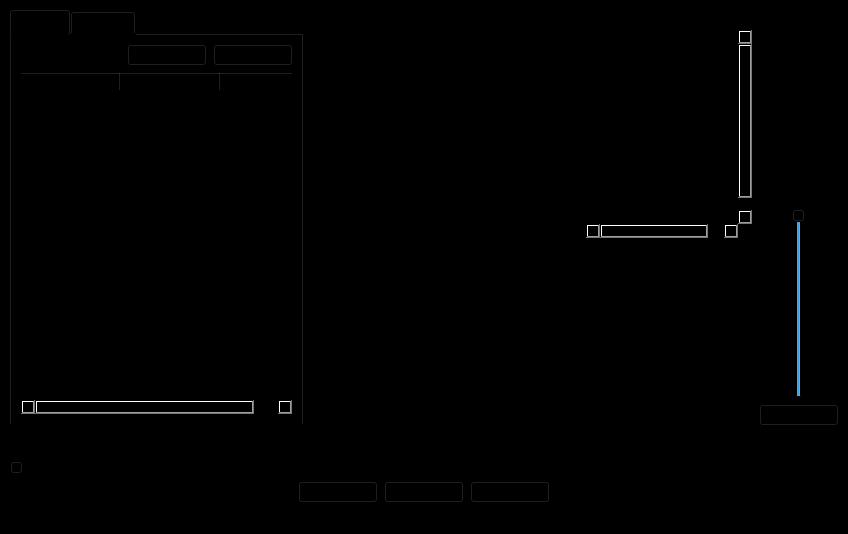
<?xml version="1.0" encoding="UTF-8"?>
<ui version="4.0">
 <class>MainWindow</class>
 <widget class="QMainWindow" name="MainWindow">
  <property name="geometry">
   <rect>
    <x>0</x>
    <y>0</y>
    <width>848</width>
    <height>534</height>
   </rect>
  </property>
  <property name="sizePolicy">
   <sizepolicy hsizetype="Minimum" vsizetype="Minimum">
    <horstretch>0</horstretch>
    <verstretch>0</verstretch>
   </sizepolicy>
  </property>
  <property name="windowTitle">
   <string>MainWindow</string>
  </property>
  <property name="styleSheet">
   <string notr="true">background-color: rgb(0, 0, 0);</string>
  </property>
  <widget class="QWidget" name="centralwidget">
   <layout class="QVBoxLayout" name="verticalLayout_7">
    <item>
     <layout class="QHBoxLayout" name="horizontalLayout_13">
      <item>
       <widget class="QTabWidget" name="tabWidget">
        <property name="currentIndex">
         <number>0</number>
        </property>
        <widget class="QWidget" name="Library">
         <attribute name="title">
          <string>Library</string>
         </attribute>
         <layout class="QGridLayout" name="gridLayout">
          <item row="0" column="0">
           <layout class="QHBoxLayout" name="horizontalLayout_3">
            <item>
             <widget class="QLineEdit" name="searchLibrary">
              <property name="sizePolicy">
               <sizepolicy hsizetype="Expanding" vsizetype="Minimum">
                <horstretch>0</horstretch>
                <verstretch>0</verstretch>
               </sizepolicy>
              </property>
             </widget>
            </item>
            <item>
             <layout class="QHBoxLayout" name="horizontalLayout_2">
              <item>
               <widget class="QPushButton" name="librarySortButton">
                <property name="sizePolicy">
                 <sizepolicy hsizetype="Minimum" vsizetype="Minimum">
                  <horstretch>0</horstretch>
                  <verstretch>0</verstretch>
                 </sizepolicy>
                </property>
                <property name="text">
                 <string>sort</string>
                </property>
               </widget>
              </item>
              <item>
               <widget class="QPushButton" name="libraryEditButton">
                <property name="sizePolicy">
                 <sizepolicy hsizetype="Minimum" vsizetype="Minimum">
                  <horstretch>0</horstretch>
                  <verstretch>0</verstretch>
                 </sizepolicy>
                </property>
                <property name="text">
                 <string>edit</string>
                </property>
               </widget>
              </item>
             </layout>
            </item>
           </layout>
          </item>
          <item row="1" column="0">
           <widget class="QTreeWidget" name="libraryTreeWidget">
            <property name="sizePolicy">
             <sizepolicy hsizetype="Expanding" vsizetype="Expanding">
              <horstretch>0</horstretch>
              <verstretch>0</verstretch>
             </sizepolicy>
            </property>
            <column>
             <property name="text">
              <string>Name</string>
             </property>
            </column>
            <column>
             <property name="text">
              <string>Type</string>
             </property>
            </column>
            <column>
             <property name="text">
              <string>Path</string>
             </property>
            </column>
           </widget>
          </item>
         </layout>
        </widget>
        <widget class="QWidget" name="allSongs">
         <attribute name="title">
          <string>All Files</string>
         </attribute>
         <layout class="QVBoxLayout" name="verticalLayout_4">
          <item>
           <layout class="QHBoxLayout" name="horizontalLayout_15">
            <item>
             <widget class="QLineEdit" name="lineEdit_10">
              <property name="sizePolicy">
               <sizepolicy hsizetype="Expanding" vsizetype="Minimum">
                <horstretch>0</horstretch>
                <verstretch>0</verstretch>
               </sizepolicy>
              </property>
             </widget>
            </item>
            <item>
             <layout class="QHBoxLayout" name="horizontalLayout_16">
              <item>
               <widget class="QPushButton" name="pushButton_12">
                <property name="sizePolicy">
                 <sizepolicy hsizetype="Minimum" vsizetype="Minimum">
                  <horstretch>0</horstretch>
                  <verstretch>0</verstretch>
                 </sizepolicy>
                </property>
                <property name="text">
                 <string>sort</string>
                </property>
               </widget>
              </item>
             </layout>
            </item>
           </layout>
          </item>
          <item>
           <widget class="QTreeWidget" name="allFilesTreeWidget">
            <column>
             <property name="text">
              <string>Name</string>
             </property>
            </column>
            <column>
             <property name="text">
              <string>Path</string>
             </property>
            </column>
            <column>
             <property name="text">
              <string>Length</string>
             </property>
            </column>
           </widget>
          </item>
         </layout>
        </widget>
       </widget>
      </item>
      <item>
       <layout class="QVBoxLayout" name="verticalLayout_3">
        <item>
         <widget class="QLabel" name="label_10">
          <property name="sizePolicy">
           <sizepolicy hsizetype="Minimum" vsizetype="Minimum">
            <horstretch>0</horstretch>
            <verstretch>0</verstretch>
           </sizepolicy>
          </property>
          <property name="text">
           <string>queve</string>
          </property>
          <property name="alignment">
           <set>Qt::AlignmentFlag::AlignCenter</set>
          </property>
         </widget>
        </item>
        <item>
         <widget class="QScrollArea" name="scrollArea">
          <property name="sizePolicy">
           <sizepolicy hsizetype="Expanding" vsizetype="Expanding">
            <horstretch>0</horstretch>
            <verstretch>0</verstretch>
           </sizepolicy>
          </property>
          <property name="widgetResizable">
           <bool>true</bool>
          </property>
          <widget class="QWidget" name="scrollAreaWidgetContents">
           <property name="geometry">
            <rect>
             <x>0</x>
             <y>0</y>
             <width>274</width>
             <height>358</height>
            </rect>
           </property>
           <layout class="QGridLayout" name="gridLayout_3">
            <item row="0" column="0">
             <widget class="QListWidget" name="listWidget">
              <property name="sizePolicy">
               <sizepolicy hsizetype="Expanding" vsizetype="Expanding">
                <horstretch>0</horstretch>
                <verstretch>0</verstretch>
               </sizepolicy>
              </property>
             </widget>
            </item>
           </layout>
          </widget>
         </widget>
        </item>
       </layout>
      </item>
      <item>
       <layout class="QVBoxLayout" name="verticalLayout_5">
        <item>
         <widget class="QLabel" name="label">
          <property name="sizePolicy">
           <sizepolicy hsizetype="Minimum" vsizetype="Minimum">
            <horstretch>0</horstretch>
            <verstretch>0</verstretch>
           </sizepolicy>
          </property>
          <property name="text">
           <string>File Info</string>
          </property>
          <property name="alignment">
           <set>Qt::AlignmentFlag::AlignCenter</set>
          </property>
         </widget>
        </item>
        <item>
         <widget class="QScrollArea" name="fileInfoScrollArea">
          <property name="widgetResizable">
           <bool>true</bool>
          </property>
          <widget class="QWidget" name="scrollAreaWidgetContents_2">
           <property name="geometry">
            <rect>
             <x>0</x>
             <y>0</y>
             <width>157</width>
             <height>236</height>
            </rect>
           </property>
           <layout class="QVBoxLayout" name="verticalLayout">
            <item>
             <layout class="QHBoxLayout" name="horizontalLayout_7">
              <item>
               <widget class="QLabel" name="label_2">
                <property name="sizePolicy">
                 <sizepolicy hsizetype="Minimum" vsizetype="Fixed">
                  <horstretch>0</horstretch>
                  <verstretch>0</verstretch>
                 </sizepolicy>
                </property>
                <property name="text">
                 <string>Name:</string>
                </property>
                <property name="alignment">
                 <set>Qt::AlignmentFlag::AlignCenter</set>
                </property>
               </widget>
              </item>
              <item>
               <widget class="QLineEdit" name="lineEdit">
                <property name="sizePolicy">
                 <sizepolicy hsizetype="Minimum" vsizetype="Fixed">
                  <horstretch>0</horstretch>
                  <verstretch>0</verstretch>
                 </sizepolicy>
                </property>
                <property name="readOnly">
                 <bool>true</bool>
                </property>
               </widget>
              </item>
             </layout>
            </item>
            <item>
             <layout class="QHBoxLayout" name="horizontalLayout_8">
              <item>
               <widget class="QLabel" name="label_3">
                <property name="sizePolicy">
                 <sizepolicy hsizetype="Minimum" vsizetype="Fixed">
                  <horstretch>0</horstretch>
                  <verstretch>0</verstretch>
                 </sizepolicy>
                </property>
                <property name="text">
                 <string>Album:</string>
                </property>
                <property name="alignment">
                 <set>Qt::AlignmentFlag::AlignCenter</set>
                </property>
               </widget>
              </item>
              <item>
               <widget class="QLineEdit" name="lineEdit_4">
                <property name="sizePolicy">
                 <sizepolicy hsizetype="Minimum" vsizetype="Fixed">
                  <horstretch>0</horstretch>
                  <verstretch>0</verstretch>
                 </sizepolicy>
                </property>
                <property name="readOnly">
                 <bool>true</bool>
                </property>
               </widget>
              </item>
             </layout>
            </item>
            <item>
             <layout class="QHBoxLayout" name="horizontalLayout_9">
              <item>
               <widget class="QLabel" name="label_11">
                <property name="sizePolicy">
                 <sizepolicy hsizetype="Minimum" vsizetype="Fixed">
                  <horstretch>0</horstretch>
                  <verstretch>0</verstretch>
                 </sizepolicy>
                </property>
                <property name="text">
                 <string>Autor:</string>
                </property>
                <property name="alignment">
                 <set>Qt::AlignmentFlag::AlignCenter</set>
                </property>
               </widget>
              </item>
              <item>
               <widget class="QLineEdit" name="lineEdit_5">
                <property name="sizePolicy">
                 <sizepolicy hsizetype="Minimum" vsizetype="Fixed">
                  <horstretch>0</horstretch>
                  <verstretch>0</verstretch>
                 </sizepolicy>
                </property>
                <property name="readOnly">
                 <bool>true</bool>
                </property>
               </widget>
              </item>
             </layout>
            </item>
            <item>
             <layout class="QHBoxLayout" name="horizontalLayout_10">
              <item>
               <widget class="QLabel" name="label_4">
                <property name="sizePolicy">
                 <sizepolicy hsizetype="Minimum" vsizetype="Fixed">
                  <horstretch>0</horstretch>
                  <verstretch>0</verstretch>
                 </sizepolicy>
                </property>
                <property name="text">
                 <string>Length:</string>
                </property>
                <property name="alignment">
                 <set>Qt::AlignmentFlag::AlignCenter</set>
                </property>
               </widget>
              </item>
              <item>
               <widget class="QLineEdit" name="lineEdit_6">
                <property name="sizePolicy">
                 <sizepolicy hsizetype="Minimum" vsizetype="Fixed">
                  <horstretch>0</horstretch>
                  <verstretch>0</verstretch>
                 </sizepolicy>
                </property>
                <property name="readOnly">
                 <bool>true</bool>
                </property>
               </widget>
              </item>
             </layout>
            </item>
            <item>
             <layout class="QHBoxLayout" name="horizontalLayout_11">
              <item>
               <widget class="QLabel" name="label_12">
                <property name="sizePolicy">
                 <sizepolicy hsizetype="Minimum" vsizetype="Fixed">
                  <horstretch>0</horstretch>
                  <verstretch>0</verstretch>
                 </sizepolicy>
                </property>
                <property name="text">
                 <string>Size:</string>
                </property>
                <property name="alignment">
                 <set>Qt::AlignmentFlag::AlignCenter</set>
                </property>
               </widget>
              </item>
              <item>
               <widget class="QLineEdit" name="lineEdit_7">
                <property name="sizePolicy">
                 <sizepolicy hsizetype="Minimum" vsizetype="Fixed">
                  <horstretch>0</horstretch>
                  <verstretch>0</verstretch>
                 </sizepolicy>
                </property>
                <property name="readOnly">
                 <bool>true</bool>
                </property>
               </widget>
              </item>
             </layout>
            </item>
            <item>
             <layout class="QHBoxLayout" name="horizontalLayout_12">
              <item>
               <widget class="QLabel" name="label_13">
                <property name="sizePolicy">
                 <sizepolicy hsizetype="Minimum" vsizetype="Fixed">
                  <horstretch>0</horstretch>
                  <verstretch>0</verstretch>
                 </sizepolicy>
                </property>
                <property name="text">
                 <string>File:</string>
                </property>
                <property name="alignment">
                 <set>Qt::AlignmentFlag::AlignCenter</set>
                </property>
               </widget>
              </item>
              <item>
               <widget class="QLineEdit" name="lineEdit_8">
                <property name="sizePolicy">
                 <sizepolicy hsizetype="Minimum" vsizetype="Fixed">
                  <horstretch>0</horstretch>
                  <verstretch>0</verstretch>
                 </sizepolicy>
                </property>
                <property name="readOnly">
                 <bool>true</bool>
                </property>
               </widget>
              </item>
             </layout>
            </item>
            <item>
             <layout class="QHBoxLayout" name="horizontalLayout_14">
              <item>
               <widget class="QLabel" name="label_14">
                <property name="sizePolicy">
                 <sizepolicy hsizetype="Minimum" vsizetype="Fixed">
                  <horstretch>0</horstretch>
                  <verstretch>0</verstretch>
                 </sizepolicy>
                </property>
                <property name="text">
                 <string>Path:</string>
                </property>
                <property name="alignment">
                 <set>Qt::AlignmentFlag::AlignCenter</set>
                </property>
               </widget>
              </item>
              <item>
               <widget class="QLineEdit" name="lineEdit_9">
                <property name="sizePolicy">
                 <sizepolicy hsizetype="Minimum" vsizetype="Fixed">
                  <horstretch>0</horstretch>
                  <verstretch>0</verstretch>
                 </sizepolicy>
                </property>
                <property name="readOnly">
                 <bool>true</bool>
                </property>
               </widget>
              </item>
             </layout>
            </item>
           </layout>
          </widget>
         </widget>
        </item>
        <item>
         <widget class="QLabel" name="label_8">
          <property name="sizePolicy">
           <sizepolicy hsizetype="Minimum" vsizetype="Minimum">
            <horstretch>0</horstretch>
            <verstretch>0</verstretch>
           </sizepolicy>
          </property>
          <property name="text">
           <string>Options</string>
          </property>
          <property name="alignment">
           <set>Qt::AlignmentFlag::AlignCenter</set>
          </property>
         </widget>
        </item>
        <item>
         <widget class="QScrollArea" name="scrollArea_3">
          <property name="sizePolicy">
           <sizepolicy hsizetype="Expanding" vsizetype="Expanding">
            <horstretch>0</horstretch>
            <verstretch>0</verstretch>
           </sizepolicy>
          </property>
          <property name="maximumSize">
           <size>
            <width>16777215</width>
            <height>16777215</height>
           </size>
          </property>
          <property name="widgetResizable">
           <bool>true</bool>
          </property>
          <widget class="QWidget" name="scrollAreaWidgetContents_3">
           <property name="geometry">
            <rect>
             <x>0</x>
             <y>0</y>
             <width>147</width>
             <height>124</height>
            </rect>
           </property>
           <layout class="QVBoxLayout" name="verticalLayout_6">
            <item>
             <widget class="QCheckBox" name="checkBox">
              <property name="sizePolicy">
               <sizepolicy hsizetype="Minimum" vsizetype="Minimum">
                <horstretch>0</horstretch>
                <verstretch>0</verstretch>
               </sizepolicy>
              </property>
              <property name="text">
               <string>auto odtwarzanie</string>
              </property>
             </widget>
            </item>
            <item>
             <widget class="QCheckBox" name="checkBox_2">
              <property name="sizePolicy">
               <sizepolicy hsizetype="Minimum" vsizetype="Minimum">
                <horstretch>0</horstretch>
                <verstretch>0</verstretch>
               </sizepolicy>
              </property>
              <property name="text">
               <string>losowe odtwarzanie</string>
              </property>
             </widget>
            </item>
            <item>
             <widget class="QCheckBox" name="checkBox_3">
              <property name="sizePolicy">
               <sizepolicy hsizetype="Minimum" vsizetype="Minimum">
                <horstretch>0</horstretch>
                <verstretch>0</verstretch>
               </sizepolicy>
              </property>
              <property name="text">
               <string>zapetlenie playlisty</string>
              </property>
             </widget>
            </item>
            <item>
             <widget class="QCheckBox" name="checkBox_4">
              <property name="sizePolicy">
               <sizepolicy hsizetype="Minimum" vsizetype="Minimum">
                <horstretch>0</horstretch>
                <verstretch>0</verstretch>
               </sizepolicy>
              </property>
              <property name="text">
               <string>zapetlenie utworu</string>
              </property>
             </widget>
            </item>
           </layout>
          </widget>
         </widget>
        </item>
       </layout>
      </item>
      <item>
       <layout class="QVBoxLayout" name="verticalLayout_2">
        <item>
         <widget class="QLabel" name="label_9">
          <property name="sizePolicy">
           <sizepolicy hsizetype="Minimum" vsizetype="Minimum">
            <horstretch>0</horstretch>
            <verstretch>0</verstretch>
           </sizepolicy>
          </property>
          <property name="text">
           <string>Volume</string>
          </property>
          <property name="alignment">
           <set>Qt::AlignmentFlag::AlignCenter</set>
          </property>
         </widget>
        </item>
        <item>
         <widget class="QSlider" name="verticalSlider">
          <property name="sizePolicy">
           <sizepolicy hsizetype="Minimum" vsizetype="Expanding">
            <horstretch>0</horstretch>
            <verstretch>0</verstretch>
           </sizepolicy>
          </property>
          <property name="layoutDirection">
           <enum>Qt::LayoutDirection::LeftToRight</enum>
          </property>
          <property name="sliderPosition">
           <number>49</number>
          </property>
          <property name="tracking">
           <bool>true</bool>
          </property>
          <property name="orientation">
           <enum>Qt::Orientation::Vertical</enum>
          </property>
         </widget>
        </item>
        <item>
         <widget class="QPushButton" name="pushButton_5">
          <property name="sizePolicy">
           <sizepolicy hsizetype="Minimum" vsizetype="Minimum">
            <horstretch>0</horstretch>
            <verstretch>0</verstretch>
           </sizepolicy>
          </property>
          <property name="text">
           <string>output</string>
          </property>
         </widget>
        </item>
       </layout>
      </item>
     </layout>
    </item>
    <item>
     <layout class="QHBoxLayout" name="horizontalLayout_4">
      <item>
       <widget class="QLabel" name="currentPlayingFileLabel">
        <property name="sizePolicy">
         <sizepolicy hsizetype="Fixed" vsizetype="Fixed">
          <horstretch>0</horstretch>
          <verstretch>0</verstretch>
         </sizepolicy>
        </property>
        <property name="text">
         <string>Now Playing:</string>
        </property>
       </widget>
      </item>
      <item>
       <widget class="QLineEdit" name="currentPlayingFileLineEdit">
        <property name="sizePolicy">
         <sizepolicy hsizetype="Expanding" vsizetype="Fixed">
          <horstretch>0</horstretch>
          <verstretch>0</verstretch>
         </sizepolicy>
        </property>
        <property name="readOnly">
         <bool>true</bool>
        </property>
       </widget>
      </item>
     </layout>
    </item>
    <item>
     <widget class="QSlider" name="audioProgressBarHorizontalSlider">
      <property name="sizePolicy">
       <sizepolicy hsizetype="Expanding" vsizetype="Minimum">
        <horstretch>0</horstretch>
        <verstretch>0</verstretch>
       </sizepolicy>
      </property>
      <property name="maximum">
       <number>99</number>
      </property>
      <property name="orientation">
       <enum>Qt::Orientation::Horizontal</enum>
      </property>
     </widget>
    </item>
    <item>
     <layout class="QHBoxLayout" name="horizontalLayout_6">
      <item>
       <layout class="QHBoxLayout" name="horizontalLayout">
        <item>
         <widget class="QPushButton" name="previewFilePushButton">
          <property name="sizePolicy">
           <sizepolicy hsizetype="Fixed" vsizetype="Fixed">
            <horstretch>0</horstretch>
            <verstretch>0</verstretch>
           </sizepolicy>
          </property>
          <property name="text">
           <string>&lt;</string>
          </property>
         </widget>
        </item>
        <item>
         <widget class="QPushButton" name="pauseResumePushButton">
          <property name="sizePolicy">
           <sizepolicy hsizetype="Fixed" vsizetype="Fixed">
            <horstretch>0</horstretch>
            <verstretch>0</verstretch>
           </sizepolicy>
          </property>
          <property name="text">
           <string>play/pause</string>
          </property>
         </widget>
        </item>
        <item>
         <widget class="QPushButton" name="nextFilePushButton">
          <property name="sizePolicy">
           <sizepolicy hsizetype="Fixed" vsizetype="Fixed">
            <horstretch>0</horstretch>
            <verstretch>0</verstretch>
           </sizepolicy>
          </property>
          <property name="text">
           <string>&gt;</string>
          </property>
         </widget>
        </item>
       </layout>
      </item>
     </layout>
    </item>
   </layout>
  </widget>
  <widget class="QMenuBar" name="menubar">
   <property name="geometry">
    <rect>
     <x>0</x>
     <y>0</y>
     <width>848</width>
     <height>21</height>
    </rect>
   </property>
  </widget>
  <widget class="QStatusBar" name="statusbar"/>
 </widget>
 <resources/>
 <connections/>
</ui>
